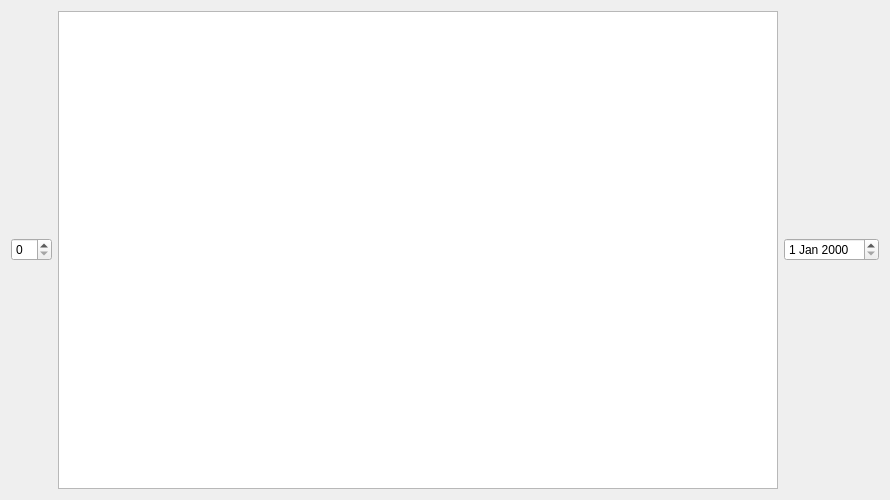
<?xml version="1.0" encoding="UTF-8"?>
<ui version="4.0">
 <class>Dialog</class>
 <widget class="QDialog" name="Dialog">
  <property name="geometry">
   <rect>
    <x>0</x>
    <y>0</y>
    <width>890</width>
    <height>500</height>
   </rect>
  </property>
  <property name="windowTitle">
   <string>Dialog</string>
  </property>
  <layout class="QHBoxLayout" name="horizontalLayout">
   <item>
    <widget class="QSpinBox" name="spinBox"/>
   </item>
   <item>
    <widget class="QTextEdit" name="textEdit"/>
   </item>
   <item>
    <widget class="QDateEdit" name="dateEdit"/>
   </item>
  </layout>
 </widget>
 <resources/>
 <connections/>
</ui>
